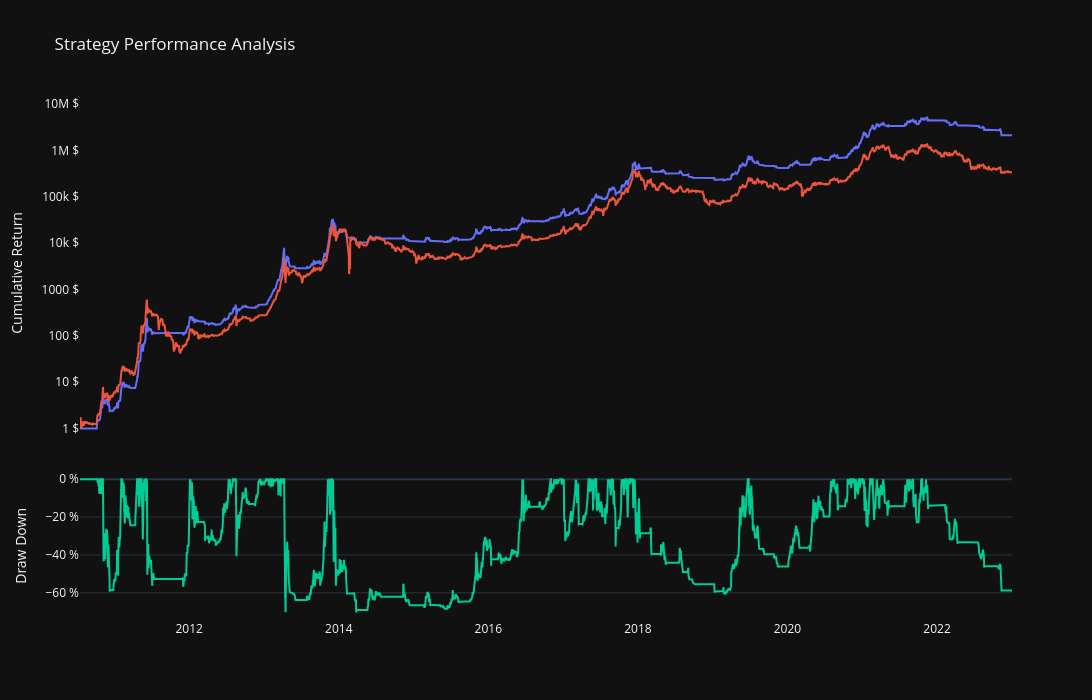

Notebook code cell kept with this figure:
### Code cell
main.plot_strategy_performance(result.returns, result.benchmark)

### Figure 1 — Plotly figure (JSON) as saved in the notebook; plotly's stock layout.template omitted (floating-point values rounded to 4 significant figures; data arrays with more than 128 entries replaced by an {"elided": "..."} marker saying what was removed)
{"data": [{"name": "Strategy Return ($)", "type": "scatter", "x": {"elided": "4547 str values"}, "xaxis": "x", "y": {"elided": "4547 float values"}, "yaxis": "y"}, {"name": "Benchmark Return ($)", "type": "scatter", "x": {"elided": "4547 str values"}, "xaxis": "x", "y": {"elided": "4547 float values"}, "yaxis": "y"}, {"name": "Draw Down (%)", "type": "scatter", "x": {"elided": "4547 str values"}, "xaxis": "x2", "y": {"elided": "4547 float values"}, "yaxis": "y2"}], "layout": {"height": 700, "hovermode": "x unified", "showlegend": false, "title": {"text": "Strategy Performance Analysis"}, "width": 1200, "xaxis": {"anchor": "y", "domain": [0, 1], "matches": "x2", "mirror": true, "rangeslider": {"visible": false}, "showgrid": false, "showline": false, "showticklabels": false, "zeroline": false}, "xaxis2": {"anchor": "y2", "domain": [0, 1], "rangeslider": {"visible": false}, "showgrid": false}, "yaxis": {"anchor": "x", "domain": [0.335, 1.0], "mirror": true, "showgrid": false, "showline": false, "ticksuffix": " $", "title": {"text": "Cumulative Return"}, "type": "log", "zeroline": false}, "yaxis2": {"anchor": "x2", "domain": [0, 0.285], "dtick": 20, "mirror": true, "showgrid": true, "showline": false, "ticksuffix": " %", "title": {"text": "Draw Down"}, "zeroline": true}}}
